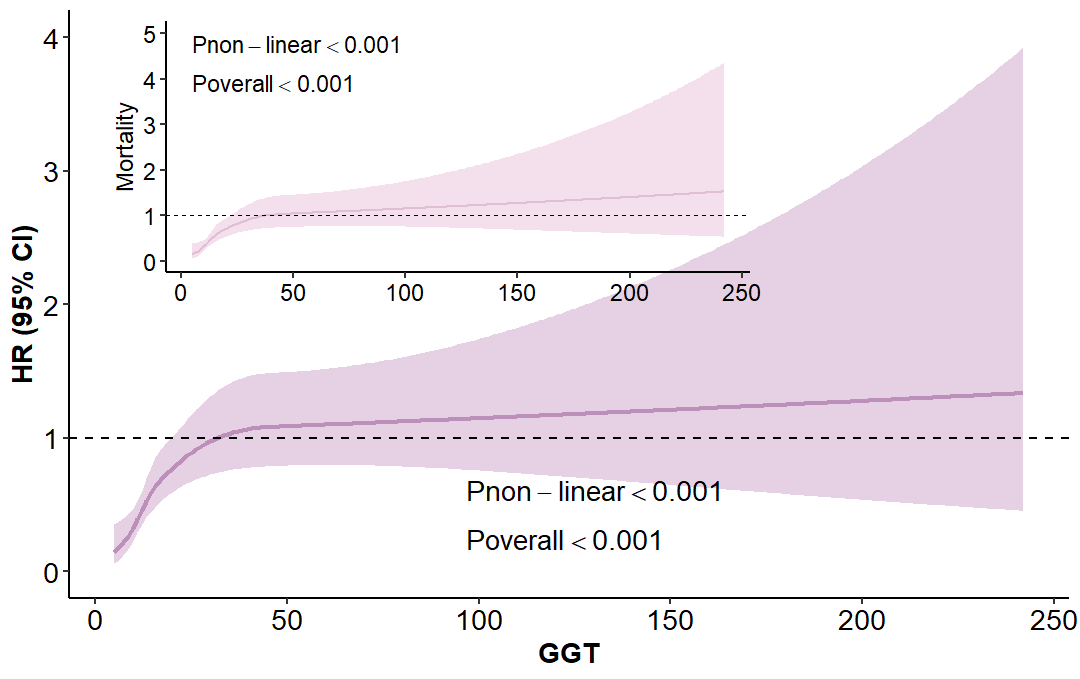

Recreate this plot in R.
# 加载必要的包
library(ggplot2)
library(readxl)
library(rms)  #用于回归建模和生存分析
library(survival)  #用于生存分析的基础包
library(patchwork) #用于将多个图形排列在一起

# 读入数据
data <- read_xlsx("data.xlsx")

# 将分类变量转为因子类型
varsToFactor <- c('sex', 'exercise', 'drink', 'smoke', 'fatty_liver')
data[varsToFactor] <- lapply(data[varsToFactor], factor)

# 设置数据分布
dd <- datadist(data)
options(datadist = "dd") #设置全局选项，以便rms包在建模时使用数据分布信息dd


# 将 P 值转换为科学计数法的通用函数
format_p_value <- function(p, name) {
  if (p < 0.001) {
    return(paste0(name, '<0.001'))  # 返回小于0.001的格式
  } else if (p < 0.01) {
    p = formatC(p, format = "e", digits = 2)  # 转换为科学计数法
    p = strsplit(p, "e")[[1]]  # 拆分为系数和指数
    return(paste0(name, '~"="~', p[1], '~"\u00d7"~10^', p[2]))  # 返回格式化字符串
  } else {
    return(paste0(name, '~"="~', round(p, 2)))  # 返回常规格式
  }
}

## p1: ALT-------------------------------------------------------------------------
# 定义变量
variable <- "ALT"
# 定义协变量（例如：age、sex）
covariates <- c("age", "sex", "drink", "smoke", "BMI", "fatty_liver", "exercise")

#-------------------------------------------------------------------------------
# 拟合模型(HR)
hr_formula <- as.formula(paste("Surv(time, incident) ~ rcs(", variable, ",", 4, ") +", paste(covariates, collapse = " + ")))
hr_fit <- cph(hr_formula, data = data)

# 提取 HR P-overall 和 P-non-linear
hr_p_overall <- anova(hr_fit)[1, 3]  # 第一行的P值
hr_p_nonlinear <- anova(hr_fit)[2, 3]  # 第二行的P值

# 生成 HR 预测值
hr_pred <- Predict(hr_fit, name = variable, fun = exp)

#-------------------------------------------------------------------------------
# 拟合模型(Mortality)
mortality_formula <- as.formula(paste("Surv(time, mortality) ~ rcs(", variable, ",", 4, ") +", paste(covariates, collapse = " + ")))
mortality_fit <- cph(mortality_formula, data = data)

# 提取 Mortality P-overall 和 P-non-linear
mortality_p_overall <- anova(mortality_fit)[1, 3]  # 第一行的P值
mortality_p_nonlinear <- anova(mortality_fit)[2, 3]  # 第二行的P值

# 生成 Mortality 的预测值
mortality_pred <- Predict(mortality_fit, name = variable, fun = exp)

#-------------------------------------------------------------------------------
# 绘制 Mortality 的小图
mortality_plot <- ggplot(mortality_pred, aes(x = variable, y = yhat)) +
  geom_ribbon(aes(ymin = lower, ymax = upper), fill = "#d2e9cd") +
  geom_line(color = "#aacb96", size = 0.5) +
  geom_hline(yintercept = 1, linetype = 2, size = 0.3) +
  # 使用annotate添加Pnon-linear和Poverall
  annotate(geom = "text", x = min(mortality_pred[[variable]]), y = 1.1*max(mortality_pred$upper),
           label = format_p_value(mortality_p_nonlinear, "Pnon-linear"),
           parse = T, size = 4, hjust = 0) +
  annotate(geom = "text", x = min(mortality_pred[[variable]]), y = 0.8*max(mortality_pred$upper),
           label = format_p_value(mortality_p_overall, "Poverall"),
           parse = T, size = 4, hjust = 0) +
  labs(x = NULL, y = "Mortality") + 
  theme_classic() + 
  theme(panel.background = element_rect(fill = "transparent", color = NA),  # 面板背景透明
        plot.background = element_rect(fill = "transparent", color = NA),  # 绘图区域背景透明
        plot.caption = element_blank(),
        plot.margin = unit(c(0, 0, 0, 0), "cm"), # 去掉边距
        axis.text = element_text(size = 12, color = "black"),
        axis.title = element_text(size = 12, color = "black"))  

mortality_plot
#------------------------------------------------------------------------------- 
rm(hr_fit, mortality_fit, hr_pred, mortality_pred, mortality_plot, hr_plot)
## p3: GGT-------------------------------------------------------------------------
# 定义变量
variable <- "GGT"
# 定义协变量（例如：age、sex）
covariates <- c("age", "sex", "drink", "smoke", "BMI", "fatty_liver", "exercise")

#-------------------------------------------------------------------------------
# 拟合模型(HR)
hr_formula <- as.formula(paste("Surv(time, incident) ~ rcs(", variable, ",", 4, ") +", paste(covariates, collapse = " + ")))
hr_fit <- cph(hr_formula, data = data)

# 提取 HR P-overall 和 P-non-linear
hr_p_overall <- anova(hr_fit)[1, 3]  # 第一行的P值
hr_p_nonlinear <- anova(hr_fit)[2, 3]  # 第二行的P值

# 生成 HR 预测值
hr_pred <- Predict(hr_fit, name = variable, fun = exp)

#-------------------------------------------------------------------------------
# 拟合模型(Mortality)
mortality_formula <- as.formula(paste("Surv(time, mortality) ~ rcs(", variable, ",", 4, ") +", paste(covariates, collapse = " + ")))
mortality_fit <- cph(mortality_formula, data = data)

# 提取 Mortality P-overall 和 P-non-linear
mortality_p_overall <- anova(mortality_fit)[1, 3]  # 第一行的P值
mortality_p_nonlinear <- anova(mortality_fit)[2, 3]  # 第二行的P值

# 生成 Mortality 的预测值
mortality_pred <- Predict(mortality_fit, name = variable, fun = exp)

#-------------------------------------------------------------------------------
# 绘制 Mortality 的小图
mortality_plot <- ggplot(mortality_pred, aes(x = variable, y = yhat)) +
  geom_ribbon(aes(ymin = lower, ymax = upper), fill = "#f4e0ec") +
  geom_line(color = "#dfbfd1", size = 0.5) +
  geom_hline(yintercept = 1, linetype = 2, size = 0.3) +
  # 使用annotate添加Pnon-linear和Poverall
  annotate(geom = "text", x = min(mortality_pred[[variable]]), y = 1.1*max(mortality_pred$upper),
           label = format_p_value(mortality_p_nonlinear, "Pnon-linear"),
           parse = T, size = 4, hjust = 0) +
  annotate(geom = "text", x = min(mortality_pred[[variable]]), y = 0.9*max(mortality_pred$upper),
           label = format_p_value(mortality_p_overall, "Poverall"),
           parse = T, size = 4, hjust = 0) +
  labs(x = NULL, y = "Mortality") + 
  theme_classic() + 
  theme(panel.background = element_rect(fill = "transparent", color = NA),  # 面板背景透明
        plot.background = element_rect(fill = "transparent", color = NA),  # 绘图区域背景透明
        plot.caption = element_blank(),
        plot.margin = unit(c(0, 0, 0, 0), "cm"), # 去掉边距
        axis.text = element_text(size = 12, color = "black"),
        axis.title = element_text(size = 12, color = "black"))  

mortality_plot
#------------------------------------------------------------------------------- 
# 绘制 HR 的主图
hr_plot <- ggplot(hr_pred, aes(x = variable, y = yhat)) +
  geom_ribbon(aes(ymin = lower, ymax = upper), fill = "#e6d1e4") +
  geom_line(color = "#bd8fbb", size = 1) +
  geom_hline(yintercept = 1, linetype = 2, size = 0.6) +
  
  # 使用annotate添加Pnon-linear和Poverall
  annotate(geom = "text", x = 0.4*max(hr_pred[[variable]]), y = 10*min(hr_pred$lower),
           label = format_p_value(hr_p_nonlinear, "Pnon-linear"),
           parse = T, size = 5, hjust = 0) +
  annotate(geom = "text", x = 0.4*max(hr_pred[[variable]]), y = 4*min(hr_pred$lower),  
           label = format_p_value(hr_p_overall, "Poverall"),          
           parse = T, size = 5, hjust = 0) +
  labs(x = variable, y = "HR (95% CI)") +
  theme_classic() +
  theme(plot.caption = element_blank(),
        axis.text = element_text(size = 14, color = "black"),
        axis.title = element_text(size = 14, face = "bold", color = "black")) +
  
  # 插入小图
  annotation_custom(
    ggplotGrob(mortality_plot), 
    xmin = min(hr_pred[[variable]]),  # 小图的x轴起始位置
    xmax = min(hr_pred[[variable]]) + 0.7 * (max(hr_pred[[variable]]) - min(hr_pred[[variable]])),  # 小图的x轴结束位置
    ymin = max(hr_pred$upper) - 0.5 * (max(hr_pred$upper) - min(hr_pred$lower)),  # 小图的y轴起始位置
    ymax = max(hr_pred$upper) + 0.05 * (max(hr_pred$upper) - min(hr_pred$lower))) # 小图的y轴结束位置

hr_plot

p3 <- hr_plot



rm(hr_fit, mortality_fit, hr_pred, mortality_pred, mortality_plot, hr_plot)
## p4: HDL_cholesterol-------------------------------------------------------------------------
# 定义变量
variable <- "HDL_cholesterol"
# 定义协变量（例如：age、sex）
covariates <- c("age", "sex", "drink", "smoke", "BMI", "fatty_liver", "exercise")

#-------------------------------------------------------------------------------
# 拟合模型(HR)
hr_formula <- as.formula(paste("Surv(time, incident) ~ rcs(", variable, ",", 4, ") +", paste(covariates, collapse = " + ")))
hr_fit <- cph(hr_formula, data = data)

# 提取 HR P-overall 和 P-non-linear
hr_p_overall <- anova(hr_fit)[1, 3]  # 第一行的P值
hr_p_nonlinear <- anova(hr_fit)[2, 3]  # 第二行的P值

# 生成 HR 预测值
hr_pred <- Predict(hr_fit, name = variable, fun = exp)

#-------------------------------------------------------------------------------
# 拟合模型(Mortality)
mortality_formula <- as.formula(paste("Surv(time, mortality) ~ rcs(", variable, ",", 4, ") +", paste(covariates, collapse = " + ")))
mortality_fit <- cph(mortality_formula, data = data)

# 提取 Mortality P-overall 和 P-non-linear
mortality_p_overall <- anova(mortality_fit)[1, 3]  # 第一行的P值
mortality_p_nonlinear <- anova(mortality_fit)[2, 3]  # 第二行的P值

# 生成 Mortality 的预测值
mortality_pred <- Predict(mortality_fit, name = variable, fun = exp)

#-------------------------------------------------------------------------------


# 保存图形
ggsave('RCS.pdf', height = 7, width = 8.5)
